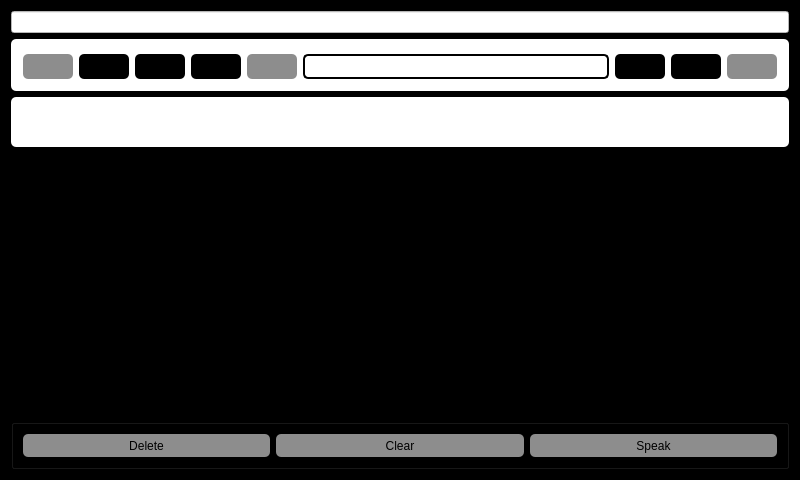
<?xml version="1.0" encoding="UTF-8"?>
<ui version="4.0">
 <class>Form</class>
 <widget class="QWidget" name="Form">
  <property name="geometry">
   <rect>
    <x>0</x>
    <y>0</y>
    <width>800</width>
    <height>480</height>
   </rect>
  </property>
  <property name="windowTitle">
   <string>Form</string>
  </property>
  <property name="styleSheet">
   <string notr="true">background-color: rgb(0, 0, 0);</string>
  </property>
  <layout class="QVBoxLayout" name="verticalLayout">
   <item>
    <widget class="QLineEdit" name="lineEdit">
     <property name="styleSheet">
      <string notr="true">background-color: #fff</string>
     </property>
    </widget>
   </item>
   <item>
    <widget class="QGroupBox" name="groupBox">
     <property name="sizePolicy">
      <sizepolicy hsizetype="Preferred" vsizetype="Fixed">
       <horstretch>0</horstretch>
       <verstretch>0</verstretch>
      </sizepolicy>
     </property>
     <property name="minimumSize">
      <size>
       <width>2</width>
       <height>0</height>
      </size>
     </property>
     <property name="styleSheet">
      <string notr="true">background-color: rgb(255, 255, 255);  border-radius:5px;</string>
     </property>
     <property name="title">
      <string/>
     </property>
     <layout class="QHBoxLayout" name="horizontalLayout">
      <item>
       <widget class="QPushButton" name="pushButton">
        <property name="sizePolicy">
         <sizepolicy hsizetype="Fixed" vsizetype="Minimum">
          <horstretch>0</horstretch>
          <verstretch>0</verstretch>
         </sizepolicy>
        </property>
        <property name="minimumSize">
         <size>
          <width>50</width>
          <height>0</height>
         </size>
        </property>
        <property name="styleSheet">
         <string notr="true">background-color: #8d8d8d;border-radius: 5px;
</string>
        </property>
        <property name="text">
         <string/>
        </property>
        <property name="icon">
         <iconset>
          <normaloff>svg/people.svg</normaloff>svg/people.svg</iconset>
        </property>
       </widget>
      </item>
      <item>
       <widget class="QPushButton" name="pushButton_2">
        <property name="sizePolicy">
         <sizepolicy hsizetype="Fixed" vsizetype="Minimum">
          <horstretch>0</horstretch>
          <verstretch>0</verstretch>
         </sizepolicy>
        </property>
        <property name="minimumSize">
         <size>
          <width>50</width>
          <height>0</height>
         </size>
        </property>
        <property name="styleSheet">
         <string notr="true">background-color: rgb(0, 0, 0); border-radius: 5px;</string>
        </property>
        <property name="text">
         <string/>
        </property>
        <property name="icon">
         <iconset>
          <normaloff>svg/cup2.svg</normaloff>svg/cup2.svg</iconset>
        </property>
       </widget>
      </item>
      <item>
       <widget class="QPushButton" name="pushButton_3">
        <property name="enabled">
         <bool>true</bool>
        </property>
        <property name="sizePolicy">
         <sizepolicy hsizetype="Fixed" vsizetype="Minimum">
          <horstretch>0</horstretch>
          <verstretch>0</verstretch>
         </sizepolicy>
        </property>
        <property name="minimumSize">
         <size>
          <width>50</width>
          <height>0</height>
         </size>
        </property>
        <property name="styleSheet">
         <string notr="true">background-color: #000000; border-radius: 5px;</string>
        </property>
        <property name="text">
         <string/>
        </property>
        <property name="icon">
         <iconset>
          <normaloff>svg/play.svg</normaloff>svg/play.svg</iconset>
        </property>
       </widget>
      </item>
      <item>
       <widget class="QPushButton" name="pushButton_4">
        <property name="sizePolicy">
         <sizepolicy hsizetype="Fixed" vsizetype="Minimum">
          <horstretch>0</horstretch>
          <verstretch>0</verstretch>
         </sizepolicy>
        </property>
        <property name="minimumSize">
         <size>
          <width>50</width>
          <height>0</height>
         </size>
        </property>
        <property name="styleSheet">
         <string notr="true">background-color: #000000; border-radius: 5px;</string>
        </property>
        <property name="text">
         <string/>
        </property>
        <property name="icon">
         <iconset>
          <normaloff>svg/smile.svg</normaloff>svg/smile.svg</iconset>
        </property>
       </widget>
      </item>
      <item>
       <widget class="QPushButton" name="pushButton_10">
        <property name="sizePolicy">
         <sizepolicy hsizetype="Fixed" vsizetype="Minimum">
          <horstretch>0</horstretch>
          <verstretch>0</verstretch>
         </sizepolicy>
        </property>
        <property name="minimumSize">
         <size>
          <width>50</width>
          <height>0</height>
         </size>
        </property>
        <property name="styleSheet">
         <string notr="true">background-color: #8d8d8d; border-radius: 5px;</string>
        </property>
        <property name="text">
         <string/>
        </property>
        <property name="icon">
         <iconset>
          <normaloff>svg/star.svg</normaloff>svg/star.svg</iconset>
        </property>
       </widget>
      </item>
      <item>
       <widget class="QLabel" name="label">
        <property name="sizePolicy">
         <sizepolicy hsizetype="MinimumExpanding" vsizetype="Preferred">
          <horstretch>0</horstretch>
          <verstretch>0</verstretch>
         </sizepolicy>
        </property>
        <property name="minimumSize">
         <size>
          <width>50</width>
          <height>25</height>
         </size>
        </property>
        <property name="styleSheet">
         <string notr="true">border: 2px solid black; border-radius:5px;</string>
        </property>
        <property name="text">
         <string/>
        </property>
        <property name="alignment">
         <set>Qt::AlignCenter</set>
        </property>
       </widget>
      </item>
      <item>
       <widget class="QPushButton" name="pushButton_5">
        <property name="sizePolicy">
         <sizepolicy hsizetype="Fixed" vsizetype="Minimum">
          <horstretch>0</horstretch>
          <verstretch>0</verstretch>
         </sizepolicy>
        </property>
        <property name="minimumSize">
         <size>
          <width>50</width>
          <height>0</height>
         </size>
        </property>
        <property name="styleSheet">
         <string notr="true">background-color: #000; border-radius: 5px;</string>
        </property>
        <property name="text">
         <string/>
        </property>
        <property name="icon">
         <iconset>
          <normaloff>svg/left.svg</normaloff>svg/left.svg</iconset>
        </property>
       </widget>
      </item>
      <item>
       <widget class="QPushButton" name="pushButton_6">
        <property name="sizePolicy">
         <sizepolicy hsizetype="Fixed" vsizetype="Minimum">
          <horstretch>0</horstretch>
          <verstretch>0</verstretch>
         </sizepolicy>
        </property>
        <property name="minimumSize">
         <size>
          <width>50</width>
          <height>0</height>
         </size>
        </property>
        <property name="styleSheet">
         <string notr="true">background-color: #000; border-radius: 5px;</string>
        </property>
        <property name="text">
         <string/>
        </property>
        <property name="icon">
         <iconset>
          <normaloff>svg/right.svg</normaloff>svg/right.svg</iconset>
        </property>
       </widget>
      </item>
      <item>
       <widget class="QPushButton" name="pushButton_11">
        <property name="sizePolicy">
         <sizepolicy hsizetype="Fixed" vsizetype="Minimum">
          <horstretch>0</horstretch>
          <verstretch>0</verstretch>
         </sizepolicy>
        </property>
        <property name="minimumSize">
         <size>
          <width>50</width>
          <height>0</height>
         </size>
        </property>
        <property name="styleSheet">
         <string notr="true">background-color: #8d8d8d; border-radius: 5px;</string>
        </property>
        <property name="text">
         <string/>
        </property>
        <property name="icon">
         <iconset>
          <normaloff>svg/settings.svg</normaloff>svg/settings.svg</iconset>
        </property>
       </widget>
      </item>
     </layout>
    </widget>
   </item>
   <item>
    <widget class="QGroupBox" name="groupBox_3">
     <property name="minimumSize">
      <size>
       <width>0</width>
       <height>50</height>
      </size>
     </property>
     <property name="styleSheet">
      <string notr="true"> border-radius:5px; background-color: white;</string>
     </property>
     <property name="title">
      <string/>
     </property>
    </widget>
   </item>
   <item>
    <widget class="QStackedWidget" name="stackedWidget">
     <property name="currentIndex">
      <number>-1</number>
     </property>
    </widget>
   </item>
   <item>
    <widget class="QGroupBox" name="groupBox_2">
     <property name="sizePolicy">
      <sizepolicy hsizetype="Preferred" vsizetype="Fixed">
       <horstretch>0</horstretch>
       <verstretch>0</verstretch>
      </sizepolicy>
     </property>
     <property name="minimumSize">
      <size>
       <width>0</width>
       <height>50</height>
      </size>
     </property>
     <property name="title">
      <string/>
     </property>
     <property name="alignment">
      <set>Qt::AlignCenter</set>
     </property>
     <layout class="QHBoxLayout" name="horizontalLayout_2">
      <item>
       <widget class="QPushButton" name="pushButton_7">
        <property name="sizePolicy">
         <sizepolicy hsizetype="Minimum" vsizetype="Minimum">
          <horstretch>20</horstretch>
          <verstretch>0</verstretch>
         </sizepolicy>
        </property>
        <property name="minimumSize">
         <size>
          <width>10</width>
          <height>0</height>
         </size>
        </property>
        <property name="styleSheet">
         <string notr="true">background-color:#8d8d8d; border-radius: 5px;</string>
        </property>
        <property name="text">
         <string>Delete</string>
        </property>
        <property name="icon">
         <iconset>
          <normaloff>svg/delete.svg</normaloff>svg/delete.svg</iconset>
        </property>
       </widget>
      </item>
      <item>
       <widget class="QPushButton" name="pushButton_8">
        <property name="sizePolicy">
         <sizepolicy hsizetype="Minimum" vsizetype="Minimum">
          <horstretch>20</horstretch>
          <verstretch>0</verstretch>
         </sizepolicy>
        </property>
        <property name="minimumSize">
         <size>
          <width>50</width>
          <height>0</height>
         </size>
        </property>
        <property name="styleSheet">
         <string notr="true">background-color:#8d8d8d; border-radius: 5px;</string>
        </property>
        <property name="text">
         <string>Clear</string>
        </property>
        <property name="icon">
         <iconset>
          <normaloff>svg/clear.svg</normaloff>svg/clear.svg</iconset>
        </property>
       </widget>
      </item>
      <item>
       <widget class="QPushButton" name="pushButton_9">
        <property name="sizePolicy">
         <sizepolicy hsizetype="Minimum" vsizetype="Minimum">
          <horstretch>20</horstretch>
          <verstretch>0</verstretch>
         </sizepolicy>
        </property>
        <property name="styleSheet">
         <string notr="true">background-color:#8d8d8d; border-radius: 5px;</string>
        </property>
        <property name="text">
         <string>Speak</string>
        </property>
        <property name="icon">
         <iconset>
          <normaloff>svg/speak.svg</normaloff>svg/speak.svg</iconset>
        </property>
       </widget>
      </item>
     </layout>
    </widget>
   </item>
  </layout>
 </widget>
 <resources/>
 <connections/>
</ui>
